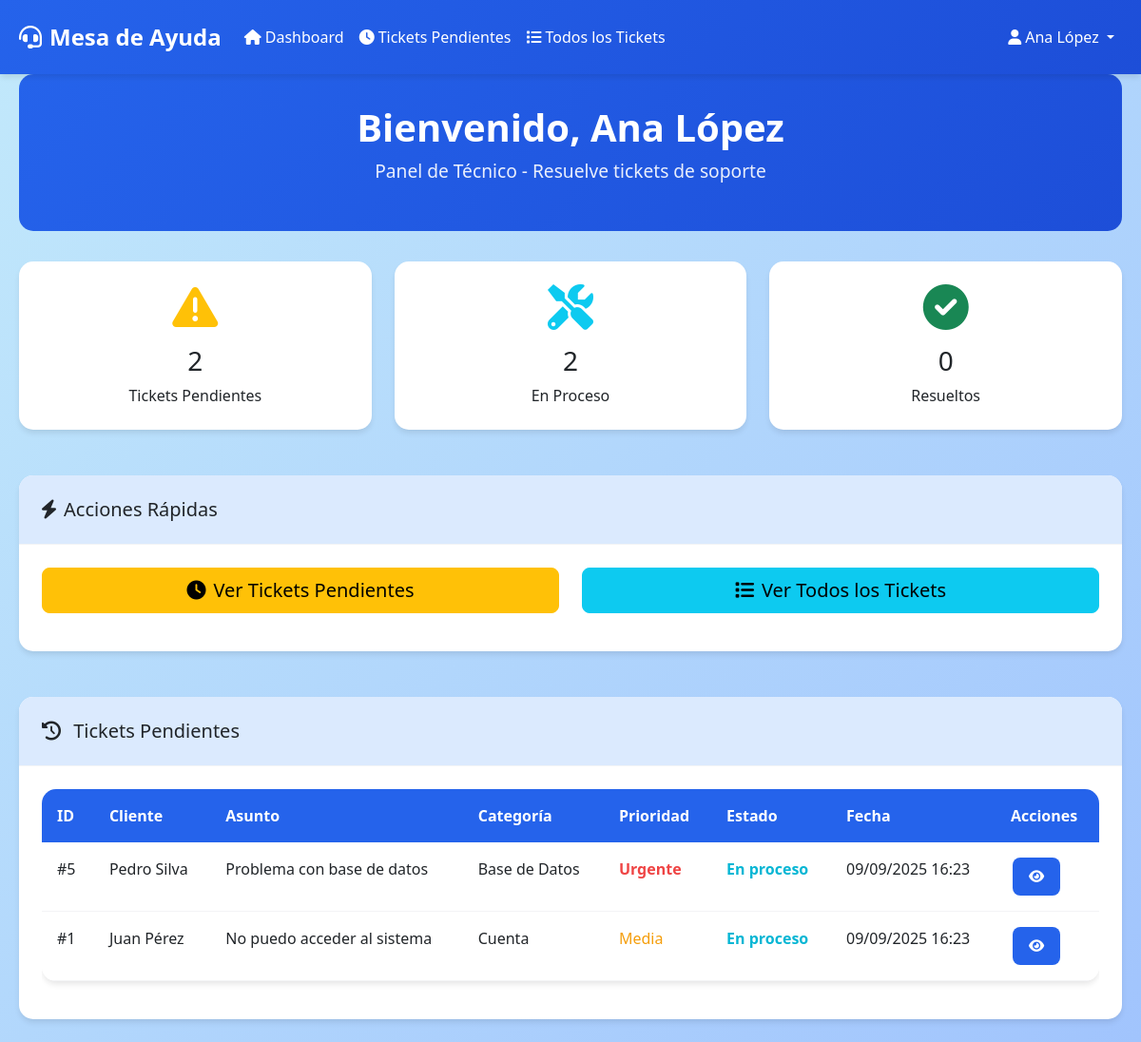
/dashboard.php (signed in), run on the app's committed database.
### tables this page shows
CREATE TABLE IF NOT EXISTS tickets (
    id_ticket INT AUTO_INCREMENT PRIMARY KEY,
    id_usuario INT NOT NULL,
    asunto VARCHAR(255) NOT NULL,
    descripcion TEXT NOT NULL,
    categoria VARCHAR(50) NOT NULL,
    prioridad ENUM('Baja', 'Media', 'Alta', 'Urgente') DEFAULT 'Media',
    estado ENUM('Pendiente', 'En proceso', 'Resuelto', 'Cerrado usuario', 'Cerrado automático') DEFAULT 'Pendiente',
    fecha_creacion DATETIME DEFAULT CURRENT_TIMESTAMP,
    fecha_ultima_actualizacion DATETIME DEFAULT CURRENT_TIMESTAMP ON UPDATE CURRENT_TIMESTAMP,
    fecha_resolucion DATETIME NULL,
    id_tecnico_asignado INT NULL,
    FOREIGN KEY (id_usuario) REFERENCES usuarios(id_usuario) ON DELETE CASCADE,
    FOREIGN KEY (id_tecnico_asignado) REFERENCES usuarios(id_usuario) ON DELETE SET NULL
);

CREATE TABLE IF NOT EXISTS usuarios (
    id_usuario INT AUTO_INCREMENT PRIMARY KEY,
    nombre VARCHAR(100) NOT NULL,
    correo VARCHAR(100) NOT NULL UNIQUE,
    contrasena VARCHAR(255) NOT NULL,
    rol ENUM('cliente', 'tecnico', 'admin') DEFAULT 'cliente',
    fecha_registro TIMESTAMP DEFAULT CURRENT_TIMESTAMP,
    activo BOOLEAN DEFAULT TRUE
);

### dashboard.php (the view, shortened to what this page needs)
<?php
require_once 'conexion.php';
$usuario_id = $_SESSION['usuario_id'];
$rol = $_SESSION['rol'];
$nombre = $_SESSION['nombre'];
try {
    if ($rol === 'cliente') {
        $stmt = $pdo->prepare("SELECT COUNT(*) as total FROM tickets WHERE id_usuario = ?");
        $stmt->execute([$usuario_id]);
        $total_tickets = $stmt->fetch()['total'];
        $stmt = $pdo->prepare("SELECT COUNT(*) as pendientes FROM tickets WHERE id_usuario = ? AND estado = 'Pendiente'");
        $stmt->execute([$usuario_id]);
        $tickets_pendientes = $stmt->fetch()['pendientes'];
        $stmt = $pdo->prepare("SELECT COUNT(*) as resueltos FROM tickets WHERE id_usuario = ? AND estado = 'Resuelto'");
        $stmt->execute([$usuario_id]);
        $tickets_resueltos = $stmt->fetch()['resueltos'];
        $stmt = $pdo->prepare("SELECT * FROM tickets WHERE id_usuario = ? ORDER BY fecha_creacion DESC LIMIT 5");
        $stmt->execute([$usuario_id]);
        $tickets = $stmt->fetchAll();
    } elseif ($rol === 'tecnico') {
        $stmt = $pdo->prepare("SELECT COUNT(*) as total FROM tickets WHERE id_tecnico_asignado = ? AND estado IN ('Pendiente', 'En proceso')");
        $stmt->execute([$usuario_id]);
        $total_pendientes = $stmt->fetch()['total'];
        $stmt = $pdo->prepare("SELECT COUNT(*) as en_proceso FROM tickets WHERE id_tecnico_asignado = ? AND estado = 'En proceso'");
        $stmt->execute([$usuario_id]);
        $en_proceso = $stmt->fetch()['en_proceso'];
        $stmt = $pdo->prepare("SELECT COUNT(*) as resueltos FROM tickets WHERE id_tecnico_asignado = ? AND estado = 'Resuelto'");
        $stmt->execute([$usuario_id]);
        $resueltos = $stmt->fetch()['resueltos'];
        $stmt = $pdo->prepare("SELECT t.*, u.nombre as cliente FROM tickets t
                              JOIN usuarios u ON t.id_usuario = u.id_usuario
                              WHERE t.id_tecnico_asignado = ? AND t.estado IN ('Pendiente', 'En proceso')
                              ORDER BY t.prioridad DESC, t.fecha_creacion ASC LIMIT 5");
        $stmt->execute([$usuario_id]);
        $tickets = $stmt->fetchAll();
    }
} catch(PDOException $e) {
    $error = 'Error al cargar las estadísticas.';
}
?>
<!DOCTYPE html>
<html lang="es">
<head>
    <link href="https://cdn.jsdelivr.net/npm/bootstrap@5.3.0/dist/css/bootstrap.min.css" rel="stylesheet">
    <link href="https://cdnjs.cloudflare.com/ajax/libs/font-awesome/6.0.0/css/all.min.css" rel="stylesheet">
    <link href="estilos.css" rel="stylesheet">
</head>
<body>
    <nav class="navbar navbar-expand-lg">
        <div class="container">
            <a class="navbar-brand" href="dashboard.php">
                <i class="fas fa-headset me-2"></i>Mesa de Ayuda
            </a>
            <div class="collapse navbar-collapse" id="navbarNav">
                <ul class="navbar-nav me-auto">
                    <li class="nav-item">
                        <a class="nav-link" href="dashboard.php">
                            <i class="fas fa-home me-1"></i>Dashboard
                        </a>
                    </li>
                    <?php if ($rol === 'cliente'): ?>
                        <li class="nav-item">
                            <a class="nav-link" href="crear_ticket.php">
                                <i class="fas fa-plus me-1"></i>Nuevo Ticket
                            </a>
                        </li>
                        <li class="nav-item">
                            <a class="nav-link" href="mis_tickets.php">
                                <i class="fas fa-ticket-alt me-1"></i>Mis Tickets
                            </a>
                        </li>
                    <?php elseif ($rol === 'tecnico'): ?>
                        <li class="nav-item">
                            <a class="nav-link" href="tickets_pendientes.php">
                                <i class="fas fa-clock me-1"></i>Tickets Pendientes
                            </a>
                        </li>
                        <li class="nav-item">
                            <a class="nav-link" href="todos_tickets.php">
                                <i class="fas fa-list me-1"></i>Todos los Tickets
                            </a>
                        </li>
                    <?php endif; ?>
                </ul>
                <ul class="navbar-nav">
                    <li class="nav-item dropdown">
                        <a class="nav-link dropdown-toggle" href="#" id="navbarDropdown" role="button" data-bs-toggle="dropdown">
                            <i class="fas fa-user me-1"></i><?php echo htmlspecialchars($nombre); ?>
                        </a>
                    </li>
                </ul>
            </div>
        </div>
    </nav>
    <div class="container">
        <div class="dashboard-header fade-in">
            <h1 class="dashboard-title">Bienvenido, <?php echo htmlspecialchars($nombre); ?></h1>
            <p class="dashboard-subtitle">
                <?php
                if ($rol === 'cliente') echo 'Panel de Cliente - Gestiona tus tickets de soporte';
                elseif ($rol === 'tecnico') echo 'Panel de Técnico - Resuelve tickets de soporte';
                else echo 'Panel de Administrador - Gestiona todo el sistema';
                ?>
            </p>
        </div>
        <div class="row mb-4">
            <?php if ($rol === 'cliente'): ?>
                <div class="col-md-4">
                    <div class="card text-center">
                        <div class="card-body">
                            <i class="fas fa-ticket-alt fa-3x text-primary mb-3"></i>
                            <h3 class="card-title"><?php echo $total_tickets; ?></h3>
                            <p class="card-text">Total de Tickets</p>
                        </div>
                    </div>
                </div>
                <div class="col-md-4">
                    <div class="card text-center">
                        <div class="card-body">
                            <i class="fas fa-clock fa-3x text-warning mb-3"></i>
                            <h3 class="card-title"><?php echo $tickets_pendientes; ?></h3>
                            <p class="card-text">Pendientes</p>
                        </div>
                    </div>
                </div>
                <div class="col-md-4">
                    <div class="card text-center">
                        <div class="card-body">
                            <i class="fas fa-check-circle fa-3x text-success mb-3"></i>
                            <h3 class="card-title"><?php echo $tickets_resueltos; ?></h3>
                            <p class="card-text">Resueltos</p>
                        </div>
                    </div>
                </div>
            <?php elseif ($rol === 'tecnico'): ?>
                <div class="col-md-4">
                    <div class="card text-center">
                        <div class="card-body">
                            <i class="fas fa-exclamation-triangle fa-3x text-warning mb-3"></i>
                            <h3 class="card-title"><?php echo $total_pendientes; ?></h3>
                            <p class="card-text">Tickets Pendientes</p>
                        </div>
                    </div>
                </div>
                <div class="col-md-4">
                    <div class="card text-center">
                        <div class="card-body">
                            <i class="fas fa-tools fa-3x text-info mb-3"></i>
                            <h3 class="card-title"><?php echo $en_proceso; ?></h3>
                            <p class="card-text">En Proceso</p>
                        </div>
                    </div>
                </div>
                <div class="col-md-4">
                    <div class="card text-center">
                        <div class="card-body">
                            <i class="fas fa-check-circle fa-3x text-success mb-3"></i>
                            <h3 class="card-title"><?php echo $resueltos; ?></h3>
                            <p class="card-text">Resueltos</p>
                        </div>
                    </div>
                </div>
            <?php endif; ?>
        </div>
        <div class="row mb-4">
            <div class="col-12">
                <div class="card">
                    <div class="card-header">
                        <h5 class="mb-0">
                            <i class="fas fa-bolt me-2"></i>Acciones Rápidas
                        </h5>
                    </div>
                    <div class="card-body">
                        <div class="row">
                            <?php if ($rol === 'cliente'): ?>
                                <div class="col-md-6">
                                    <a href="crear_ticket.php" class="btn btn-primary btn-lg w-100 mb-3">
                                        <i class="fas fa-plus me-2"></i>Crear Nuevo Ticket
                                    </a>
                                </div>
                                <div class="col-md-6">
                                    <a href="mis_tickets.php" class="btn btn-secondary btn-lg w-100 mb-3">
                                        <i class="fas fa-list me-2"></i>Ver Mis Tickets
                                    </a>
                                </div>
                            <?php elseif ($rol === 'tecnico'): ?>
                                <div class="col-md-6">
                                    <a href="tickets_pendientes.php" class="btn btn-warning btn-lg w-100 mb-3">
                                        <i class="fas fa-clock me-2"></i>Ver Tickets Pendientes
                                    </a>
                                </div>
                                <div class="col-md-6">
                                    <a href="todos_tickets.php" class="btn btn-info btn-lg w-100 mb-3">
                                        <i class="fas fa-list me-2"></i>Ver Todos los Tickets
                                    </a>
                                </div>
                            <?php endif; ?>
                        </div>
                    </div>
                </div>
            </div>
        </div>
        <div class="row">
            <div class="col-12">
                <div class="card">
                    <div class="card-header">
                        <h5 class="mb-0">
                            <i class="fas fa-history me-2"></i>
                            <?php
                            if ($rol === 'cliente') echo 'Mis Tickets Recientes';
                            elseif ($rol === 'tecnico') echo 'Tickets Pendientes';
                            else echo 'Todos los Tickets';
                            ?>
                        </h5>
                    </div>
                    <div class="card-body">
                        <?php if (empty($tickets)): ?>
                            <div class="text-center py-4">
                                <i class="fas fa-inbox fa-3x text-muted mb-3"></i>
                                <p class="text-muted">No hay tickets para mostrar.</p>
                            </div>
                        <?php else: ?>
                            <div class="table-responsive">
                                <table class="table">
                                    <thead>
                                        <tr>
                                            <th>ID</th>
                                            <?php if ($rol !== 'cliente'): ?>
                                                <th>Cliente</th>
                                            <?php endif; ?>
                                            <th>Asunto</th>
                                            <th>Categoría</th>
                                            <th>Prioridad</th>
                                            <th>Estado</th>
                                            <th>Fecha</th>
                                            <th>Acciones</th>
                                        </tr>
                                    </thead>
                                    <tbody>
                                        <?php foreach ($tickets as $ticket): ?>
                                            <tr>
                                                <td>#<?php echo $ticket['id_ticket']; ?></td>
                                                <?php if ($rol !== 'cliente'): ?>
                                                    <td><?php echo htmlspecialchars($ticket['cliente']); ?></td>
                                                <?php endif; ?>
                                                <td><?php echo htmlspecialchars($ticket['asunto']); ?></td>
                                                <td><?php echo htmlspecialchars($ticket['categoria']); ?></td>
                                                <td>
                                                    <span class="prioridad-<?php echo strtolower($ticket['prioridad']); ?>">
                                                        <?php echo $ticket['prioridad']; ?>
                                                    </span>
                                                </td>
                                                <td>
                                                    <span class="estado-<?php echo str_replace(' ', '-', strtolower($ticket['estado'])); ?>">
                                                        <?php echo $ticket['estado']; ?>
                                                    </span>
                                                </td>
                                                <td><?php echo date('d/m/Y H:i', strtotime($ticket['fecha_creacion'])); ?></td>
                                                <td>
                                                    <a href="ver_ticket.php?id=<?php echo $ticket['id_ticket']; ?>"
                                                       class="btn btn-action btn-view btn-sm">
                                                        <i class="fas fa-eye"></i>
                                                    </a>
                                                </td>
                                            </tr>
                                        <?php endforeach; ?>
                                    </tbody>
                                </table>
                            </div>
                        <?php endif; ?>
                    </div>
                </div>
            </div>
        </div>
    </div>
</body>
</html>

### data on the page
tickets: id_ticket "5", id_usuario.nombre "Pedro Silva", asunto "Problema con base de datos", categoria "Base de Datos", prioridad "Urgente", estado "En proceso", fecha_creacion "09/09/2025 16:23"
tickets: id_ticket "1", id_usuario.nombre "Juan Pérez", asunto "No puedo acceder al sistema", categoria "Cuenta", prioridad "Media", estado "En proceso", fecha_creacion "09/09/2025 16:23"

### other printed values
$nombre "Ana López"
$total_pendientes "2"
$en_proceso "2"
$resueltos "0"
